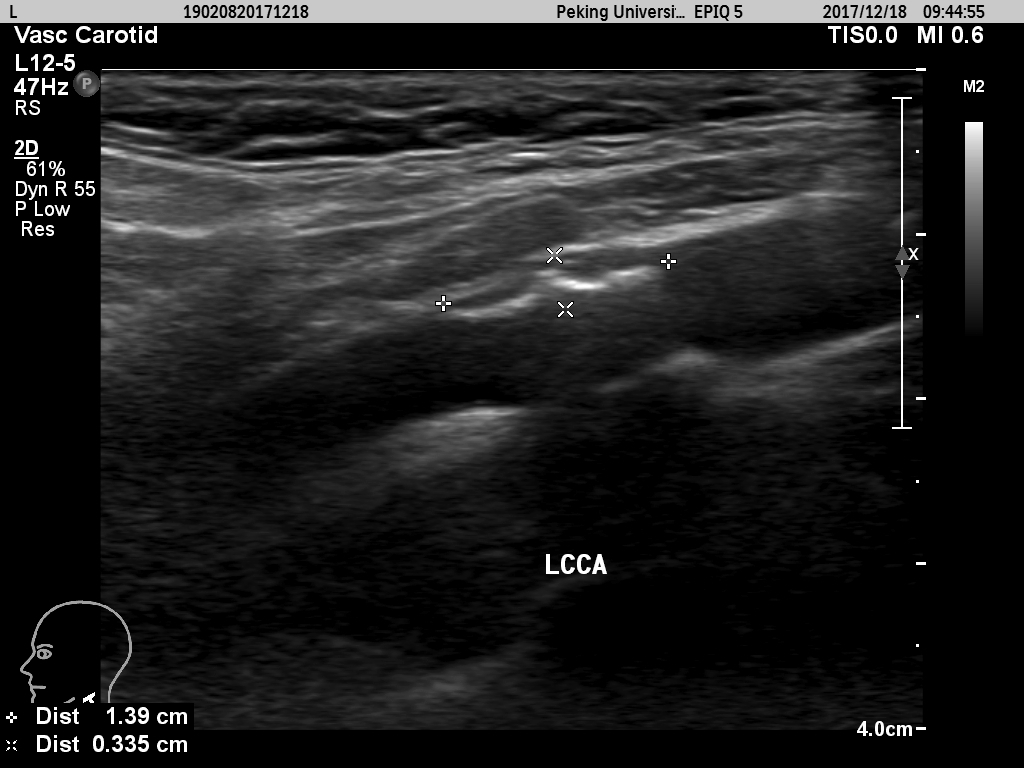
%> input picture 40.bmp, 1024 x 768 px
$ octave mew.m   (GNU Octave 9; MATLAB toolbox functions it lacks are replaced by stand-ins)
%> lines starting %> are read from the running program, lines starting %| are printed output that depends on the picture; in (x1, y1, x2, y2) boxes, pixels count from 0 and x2, y2 are one past the last pixel; in counts of white or black regions, pixels touching at a corner belong together; the program's own positions count from 1
### endpoints.m
function g = endpoints(f)

g=zeros(size(f));
for i=2:size(g,1)-1
    for j=2:size(g,2)-1
        nhood=f(i-1:i+1,j-1:j+1);
        if nhood(2,2)==1 && sum(nhood(:))==2
            g(i,j)=1;
        end
    end
end


### intline.m
function [x, y] = intline(x1, x2, y1, y2)
%INTLINE Integer-coordinate line drawing algorithm.
%  [X, Y] = INTLINE(X1, X2, Y1, Y2) computes an
%  approximation to the line segment joining (X1, Y1) and
%  (X2, Y2) with integer coordinates.  X1, X2, Y1, and Y2
%  should be integers.  INTLINE is reversible; that is,
%  INTLINE(X1, X2, Y1, Y2) produces the same results as
%  FLIPUD(INTLINE(X2, X1, Y2, Y1)).

%   Copyright 1993-2002 The MathWorks, Inc.  Used with permission.
%   $Revision: 1.4 $  $Date: 2003/11/21 14:38:20 $

dx = abs(x2 - x1);
dy = abs(y2 - y1);

% Check for degenerate case.
if ((dx == 0) & (dy == 0))
   x = x1;
   y = y1;
  return;
end

flip = 0;
if (dx >= dy)
   if (x1 > x2)
      % Always "draw" from left to right.
      t = x1; x1 = x2; x2 = t;
      t = y1; y1 = y2; y2 = t;
      flip = 1;
   end
   m = (y2 - y1)/(x2 - x1);
   x = (x1:x2).';
   y = round(y1 + m*(x - x1));
else
   if (y1 > y2)
      % Always "draw" from bottom to top.
      t = x1; x1 = x2; x2 = t;
      t = y1; y1 = y2; y2 = t;
      flip = 1;
   end
   m = (x2 - x1)/(y2 - y1);
   y = (y1:y2).';
   x = round(x1 + m*(y - y1));
end

if (flip)
   x = flipud(x);
   y = flipud(y);
end

### mew.m
clear;clc
f1=imread('40.bmp');
f1=f1(70:730,206:818);
%> f1: size 661x613 uint8
w=fspecial('average',3);
fa=imfilter(f1,w,'replicate');
T=graythresh(fa);
%> T = 0.18
g=im2bw(fa,T);
%> g: size 661x613 logical; 27% white; 48 white regions (14 under 20 px), largest, box (x1, y1, x2, y2) and area: (0, 41, 613, 284) 83512, (0, 4, 533, 52) 9250, (178, 337, 328, 402) 5237
g1=edge(g,'sobel');
%> g1: size 661x613 logical; 4.6% white in thin lines or dots
g1=bwmorph(g1,'thin',inf);
%> g1: size 661x613 logical; 2.8% white in thin lines or dots
[L,num]=bwlabel(g1);
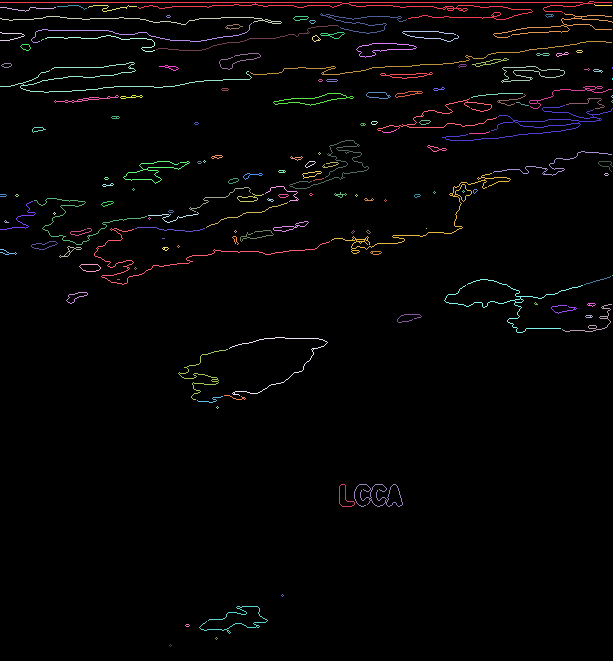
%> L: size 661x613 double; 155 distinct labels, from 0 to 154; one colour per label, 0 black
%> num = 154
len=zeros(num,1);
for i=1:num
    idx{i}=find(L==i);
    len(i)=length(idx{i});
end
%> after the loop, idx = 154 items; len = 154 values, max 1249 at index 1, min 1 at index 116, mean 73.1
[sl,id1]=sort(len,'descend');
%> sl = 154 values, max 1249 at index 1, min 1 at index 153, mean 73.1; id1 = 154 values, max 154 at index 154, min 1 at index 1, mean 77.5
len_av=mean(len);
%> len_av = 73.1
is_large=sl>=mean(len);
%> is_large = 154 logical values, 34 true
id1_large=id1.*is_large;
%> id1_large = 154 values, max 139 at index 27, min 0 at index 35, mean 15.27
g2=zeros(size(g1));
idx1=cell(sum(is_large),1);
%> idx1 = 34 items
for i=1:length(id1_large)
    if id1_large(i)>0
        g2(idx{id1(i)})=1;
        idx1{i}=idx{id1(i)};
    end
end
%> g2: size 661x613 double; values 0 (black) and 1 (white), 2.1% white in thin lines or dots
ep=endpoints(g2);
%> after the loop in endpoints, `for i=2:size(g,1)-1`:
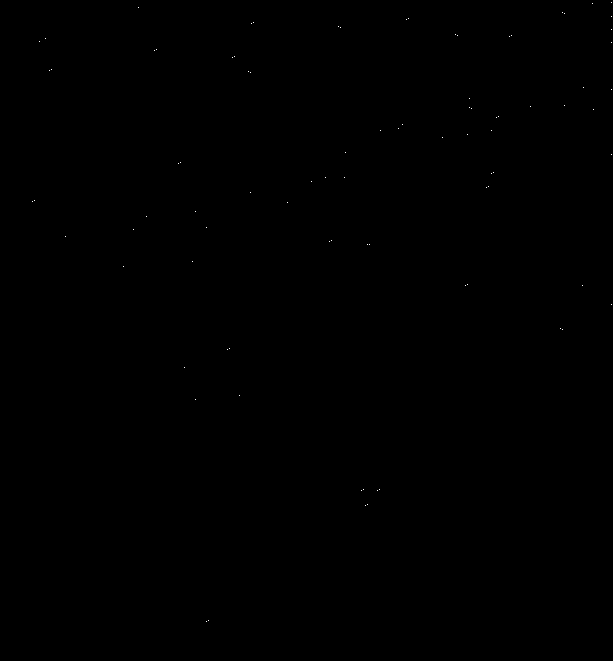
%> g: size 661x613 double; values 0 (black) and 1 (white), 0.02% white in thin lines or dots, all inside (x1, y1, x2, y2) = (32, 2, 612, 622)
[lox,loy]=find(ep==1);
%> lox = 89 values from 3 to 622; loy = 89 values from 33 to 612
for i=1:length(lox)
    t1=lox(i);
    t2=loy(i);
    if ((15<t1) && (t1<size(ep,1)-15) && (15<t2) && (t2<size(ep,2)-15) && (ep(t1,t2)==1))
       patch=ep(t1-15:t1+15,t2-15:t2+15);
       ep(t1,t2)=0;
       patch(16,16)=0;
       [neighx,neighy]=find(patch==1);
       if ~isempty(neighx)
           rx=neighx-16;
           ry=neighy-16;
           [min_d,l]=min(abs(rx)+abs(ry));
           rx=rx(l);
           ry=ry(l);
           locx=t1+rx;
           locy=t2+ry;
           [x,y]=intline(t1,locx,t2,locy);
           for k=1:length(x)
            g2(x(k),y(k))=1;
           end
           for j=1:length(lox)
               if lox(j)==locx && loy(j)==locy;
                   lox(j)=0;
                   loy(j)=0;
               end
           end
       end
   end
end
%> this loop made 89 passes
%> (t1, t2, neighx, neighy, rx, ry, min_d, l) on pass 51: (129, 399, 12, 20, -4, 4, 8, 1)
%> ep: size 661x613 double; values 0 (black) and 1 (white), 0.01% white in thin lines or dots, all inside (x1, y1, x2, y2) = (34, 2, 612, 621)
%> after the loop, locx = 330; locy = 563; lox = 89 values, max 622 at index 21, min 0 at index 2, mean 119.1; loy = 89 values, max 612 at index 83, min 0 at index 2, mean 256.8; rx = 1; x = [329; 330; 330]; y = [561; 562; 563]

g4=zeros(size(g2));
[Lc,numc]=bwlabel(g2);
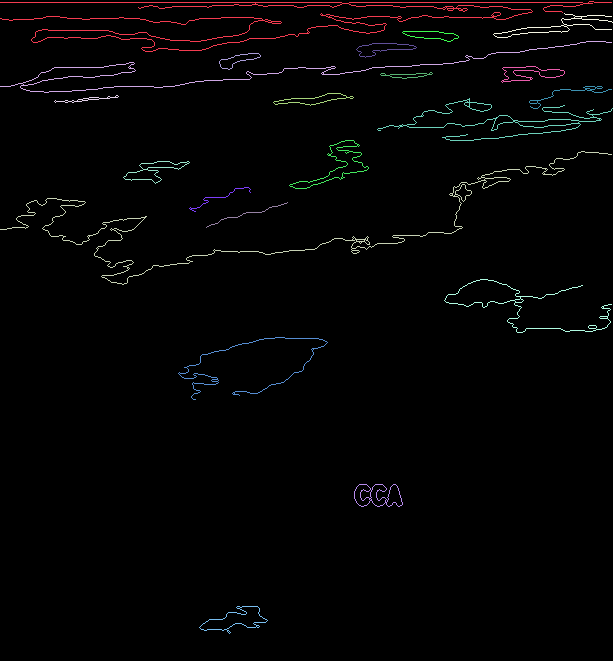
%> Lc: size 661x613 double; 22 distinct labels, from 0 to 21; one colour per label, 0 black
%> numc = 21
idx2=cell(numc,1);
%> idx2 = 21 items
for i=1:numc
    idx2{i}=find(Lc==i);
    [I,J]=ind2sub(size(g1),idx2{i});
    if max(J)-min(J)<0.5*size(g2,2)
        idx2{i}=[];
    end
end
%> this loop made 21 passes
count=1;
for i=1:length(idx2)
    if ~isempty(idx2{i})
        idx3{count}=sub2ind(size(g1),idx2{i});
        count=count+1;
    end
end
%> after the loop, idx3 = 3 items
loc=zeros(length(idx3),1);
for i=1:length(idx3)
    g4(idx3{i})=1;
    [I,J]=ind2sub(size(g1),idx3{i});
    idx3{i}=[I,J];
    loc(i)=mean(I);
    idx3{i}=sub2ind(size(g1),idx3{i}(:,1),idx3{i}(:,2));
end
%> this loop made 3 passes
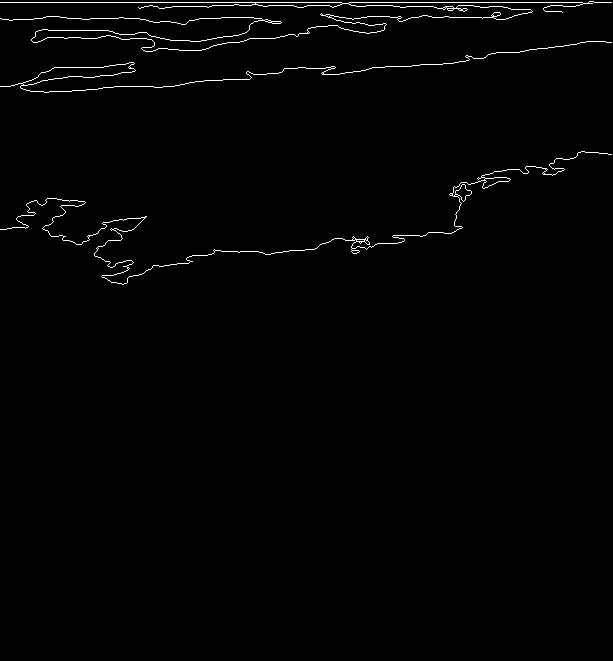
%> g4: size 661x613 double; values 0 (black) and 1 (white), 1.1% white in thin lines or dots, all inside (x1, y1, x2, y2) = (0, 1, 612, 285)
%> after the loop, loc = [17.44; 72.14; 223.1]
[sloc,id2]=sort(loc);
%> sloc = [17.44; 72.14; 223.1]; id2 = [1; 2; 3]
loc_d=diff(sloc);
%> loc_d = [54.7; 150.9]
[sloc_d,id3]=sort(loc_d,'descend');
%> sloc_d = [150.9; 54.7]; id3 = [2; 1]
cou=0;
for i=1:3
   g5=zeros(size(g4));
   g6=zeros(size(g4));
   g7=zeros(size(g4));
   g8=zeros(size(g4));
   g5(idx3{id2(id3(i))})=1;
   g6(idx3{id2(id3(i)+1)})=1;
   for j=1:size(g5,2)
        col_vec_1=g5(:,j);
        m_1=max(col_vec_1);
        if m_1==1
            id5=find(col_vec_1==1);
            g7(max(id5),j)=1;
        end
        col_vec_2=g6(:,j);
        m_2=max(col_vec_2);
        if m_2==1
            id6=find(col_vec_2==1);
            g8(min(id6),j)=1;
        end
    end
    g9=g7|g8;
    [r1,c1]=find(g7==1);
    [r2,c2]=find(g8==1);
    cmin=max(min(c1),min(c2));
    cmax=min(max(c1),max(c2));
    num_g=0;
    gray=0;
    for k=cmin:cmax
        num_g=num_g+find(g8(:,k)==1)-find(g7(:,k)==1);
        gray=gray+sum(f1(find(g7(:,k)==1):find(g8(:,k)==1),k));
    end
    avg=gray/num_g;
    if avg<40
        break;
    end
    cou=cou+1;
end
%> this loop made 2 passes
%> (cmin, cmax, avg) on passes 1 to 2: (1, 612, 75.95), (1, 612, 25.58)
%> g5: size 661x613 double; values 0 (black) and 1 (white), 0.58% white in thin lines or dots, all inside (x1, y1, x2, y2) = (0, 1, 612, 52)
%> g6: size 661x613 double; values 0 (black) and 1 (white), 0.22% white in thin lines or dots, all inside (x1, y1, x2, y2) = (0, 41, 612, 93)
%> g8: size 661x613 double; values 0 (black) and 1 (white), 0.15% white in thin lines or dots, all inside (x1, y1, x2, y2) = (0, 41, 612, 88)
%> after the loop, cou = 1; id5 = 3; id6 = 43
if cou==3 || sloc_d(i)<60
    g5=zeros(size(g4));
    g7=zeros(size(g4));
    g5(idx3{id2(length(idx3))})=1;
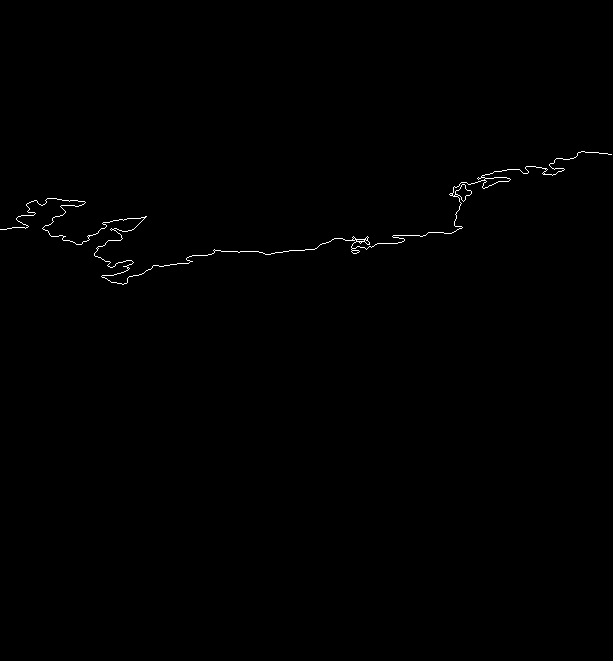
%> g5: size 661x613 double; values 0 (black) and 1 (white), 0.34% white in thin lines or dots, all inside (x1, y1, x2, y2) = (0, 151, 612, 285)
    for j=1:size(g5,2)
        col_vec_1=g5(:,j);
        m_1=max(col_vec_1);
        if m_1==1
            id5=find(col_vec_1==1);
            g7(max(id5),j)=1;
        end
    end
%> this loop made 613 passes
%> id5 on passes 1 to 8: 230, 230, 230, 230, 230, 230, 230, 229
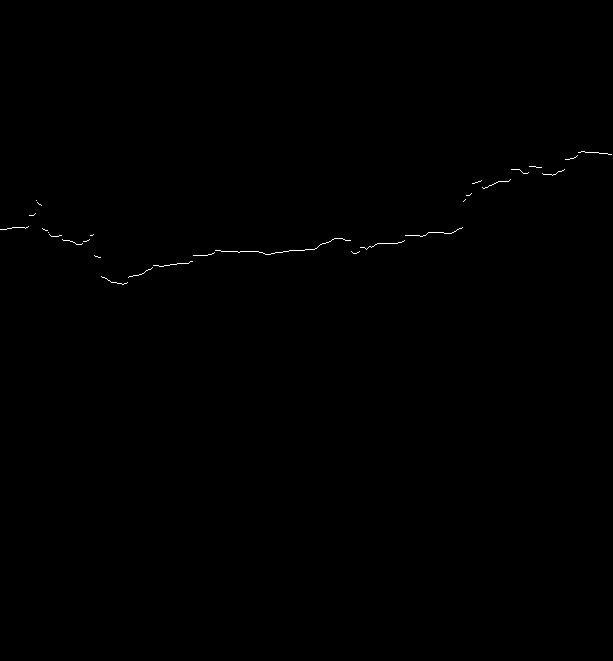
%> g7: size 661x613 double; values 0 (black) and 1 (white), 0.15% white in thin lines or dots, all inside (x1, y1, x2, y2) = (0, 151, 612, 285)
%> after the loop, id5 = 155
    [r1,c1]=find(g7==1);
%> r1 = 612 values from 152 to 285; c1 = 612 values from 1 to 612
    g8=zeros(size(g2));
    for k=1:length(r1)
        col_vec_2=g2(:,c1(k));
        col_vec_2(1:r1(k))=0;
        m_2=max(col_vec_2);
        if m_2==1
            id6=find(col_vec_2==1);
            id6=(id6-r1(k)>50).*id6;
            id6= (id6-r1(k)<200).*id6;
            id6(find(id6==0))=[];
            g8(min(id6),c1(k))=1;
        end
    end
%> g8: size 661x613 double; values 0 (black) and 1 (white), 0.08% white in thin lines or dots, all inside (x1, y1, x2, y2) = (178, 279, 612, 374)
    [r2,c2]=find(g8==1);
    dif_r2=diff(r2);
    abn=find((diff(r2)>50)==1);
    r2(1:abn)=[];
    c2(1:abn)=[];

end

imshow(f1);
hold on
plot(c1,r1,'r');
plot(c2,r2,'r');
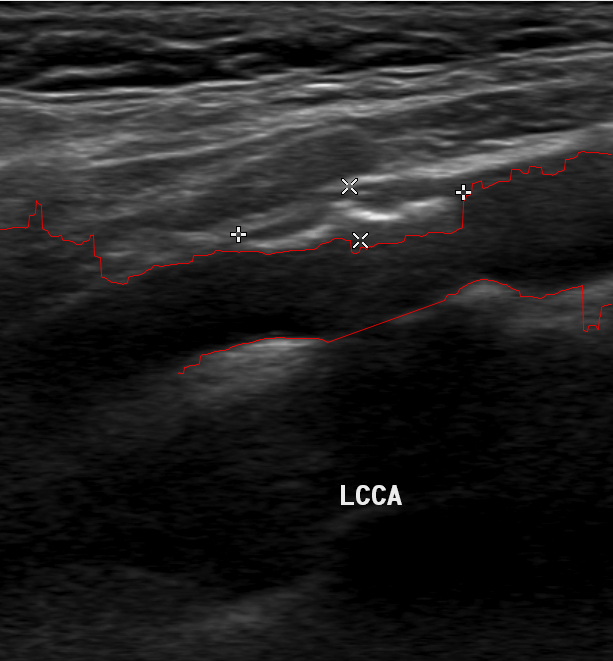
%> figure redrawn from the program's plot data

$ run again, with 10.bmp copied over 40.bmp
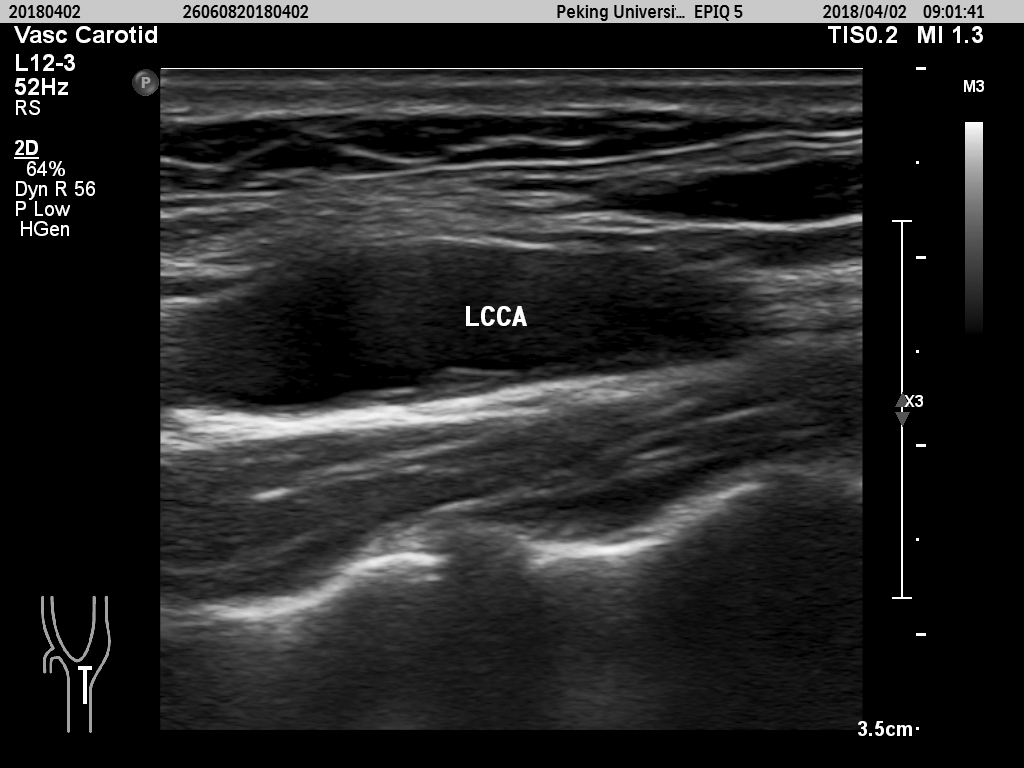
%> input picture 10.bmp, 1024 x 768 px
%> T = 0.271
%> L: size 661x613 double; 197 distinct labels, from 0 to 196
%> num = 196
%> after the loop `for i=1:num`: idx = 196 items; len = 196 values, max 1362 at index 74, min 1 at index 18, mean 72.59
%> sl = 196 values, max 1362 at index 1, min 1 at index 194, mean 72.59; id1 = 196 values, max 196 at index 193, min 1 at index 137, mean 98.5
%> len_av = 72.59
%> is_large = 196 logical values, 41 true
%> id1_large = 196 values, max 186 at index 39, min 0 at index 42, mean 20.67
%> idx1 = 41 items
%> after the loop `for i=1:length(id1_large)`:
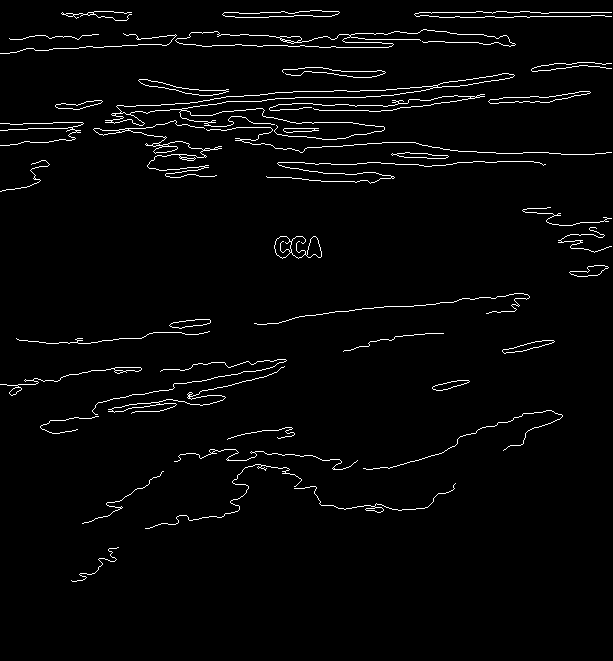
%> g2: size 661x613 double; values 0 (black) and 1 (white), 2.6% white in thin lines or dots, all inside (x1, y1, x2, y2) = (0, 10, 612, 582)
%> `[lox,loy]=find(ep==1);`: lox = 105 values from 13 to 581; loy = 105 values from 10 to 612
%> the loop `for i=1:length(lox)` made 105 passes
%> (t1, t2, neighx, neighy, rx, ry, min_d, l) on passes 11, 13, 34, 35, 41: (133, 81, 14, 16, -2, 0, 2, 1), (341, 83, 14, 16, -2, 0, 2, 1), (129, 205, [13; 17; 8; 10], [16; 18; 27; 27], -3, 0, 3, 1), (130, 207, [12; 7; 9], [14; 25; 25], -4, -2, 6, 1), (176, 217, 8, 8, -8, -8, 16, 1)
%> after the loop `for i=1:length(lox)`: l = 2; locx = 218; locy = 604; lox = 105 values, max 581 at index 5, min 0 at index 9, mean 166.9; loy = 105 values, max 612 at index 99, min 0 at index 9, mean 202; min_d = 18; neighx = [30; 5; 9; 6]; neighy = [2; 23; 28; 31]; rx = -11; ry = 7; x = [229; 228; 227; 226; 225; 224; 223; 222; 221; 220; 219; 218]; y = [597; 598; 598; 599; 600; 600; 601; 601; 602; 603; 603; 604]
%> Lc: size 661x613 double; 34 distinct labels, from 0 to 33
%> numc = 33
%> idx2 = 33 items
%> the loop `for i=1:numc` made 33 passes
%> the loop `for i=1:length(idx2)` made 33 passes
%> after the loop `for i=1:length(idx2)`: idx3 = 4 items
%> the loop `for i=1:length(idx3)` made 4 passes
%> after the loop `for i=1:length(idx3)`: loc = [454.6; 125.5; 498.6; 40.5]
%> sloc = [40.5; 125.5; 454.6; 498.6]; id2 = [4; 2; 1; 3]
%> loc_d = [85.01; 329; 44.06]
%> sloc_d = [329; 85.01; 44.06]; id3 = [2; 1; 3]
%> the loop `for i=1:3` made 2 passes
%> (cmin, cmax, avg) on passes 1 to 2: (94, 563, 47.04), (176, 516, 22.52)
%> after the loop `for i=1:3`: cou = 1; id5 = 45; id6 = 153
%> `plot(c2,r2,'r');`:
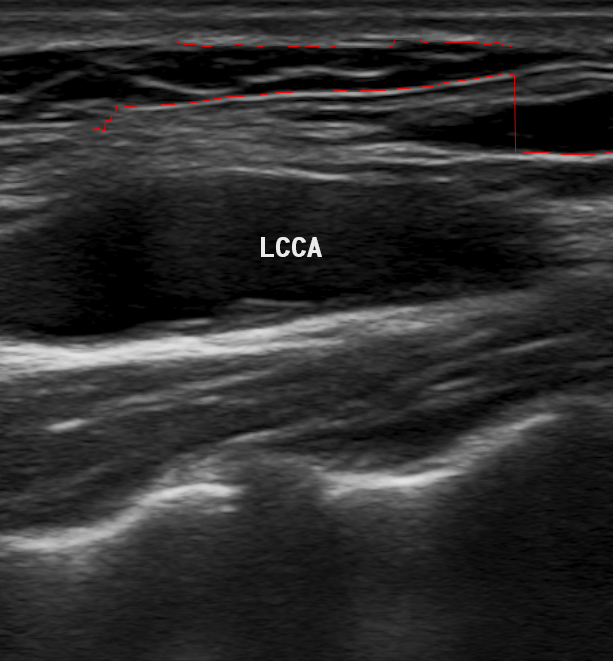
%> figure redrawn from the program's plot data
